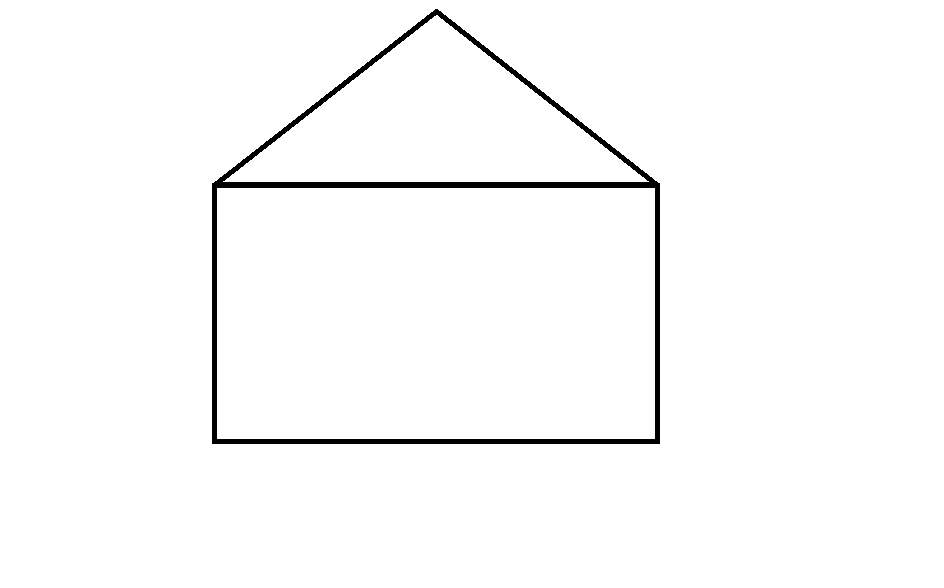
#> input picture LegoBobRoss/pictures/hoouse.png, 944 x 588 px, found by its file name
$ python drawing.py
#> lines starting #> are read from the running program, lines starting #| are printed output that depends on the picture; after the words box and inside, x2 and y2 are one past the last pixel; in counts of white or black regions, pixels touching at a corner belong together
import cv2
import numpy as np

# Read the image
image = cv2.imread('LegoBobRoss\pictures\hoouse.png')
#> image is the input picture: shape (588, 944, 3); 98.2% white; 1 black region, box (x1, y1, x2, y2) and area: (212, 9, 660, 444) 10188

# Convert the image to grayscale
gray = cv2.cvtColor(image, cv2.COLOR_BGR2GRAY)

# Apply edge detection (you can use any edge detection method here)
edges = cv2.Canny(gray, 50, 150)
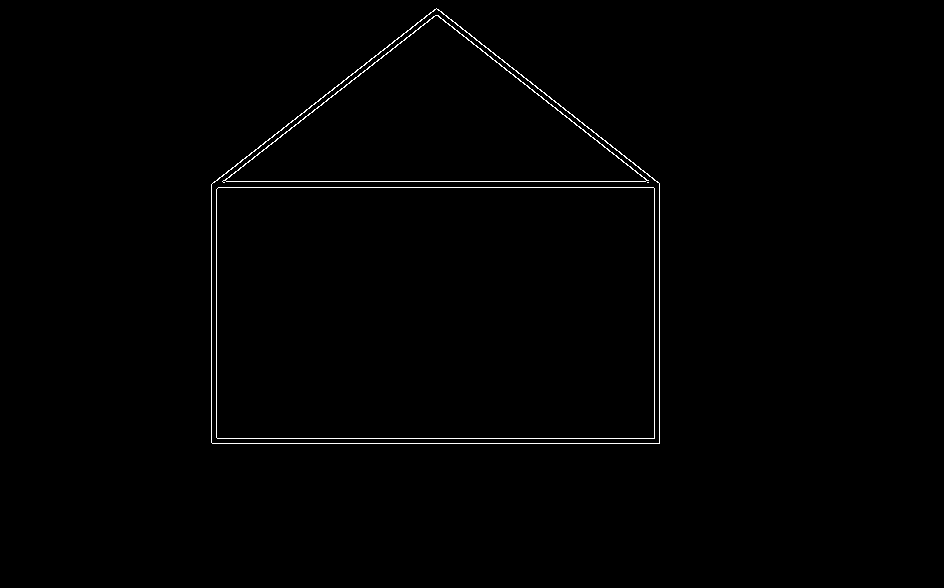
#> edges: shape (588, 944); 0.74% white in thin lines or dots, all inside (x1, y1, x2, y2) = (211, 8, 660, 444)

# Perform Hough line transform
lines = cv2.HoughLinesP(edges, 1, np.pi/180, threshold=40, minLineLength=30, maxLineGap=5)
#> lines = 15 rows, first 6: [212, 443, 659, 443], [211, 438, 659, 438], [218, 187, 659, 187], [222, 181, 645, 181], [211, 442, 211, 184], [216, 437, 216, 189]

# Create a copy of the original image
image_with_lines = np.copy(image)

line_coordinates = []

# Filter similar lines
existing_lines = None
tolerance = 11
filtered_lines = []

# Draw the lines on the image and collect coordinates
for line in lines:
    x1, y1, x2, y2 = line[0]
    #cv2.line(image_with_lines, (x1, y1), (x2, y2), (0, 255, 0), 2)
    line_coordinates.append(((x1, y1, x2, y2)))
#> this loop made 15 passes
#> (x1, y1, x2, y2) on passes 1 to 12: (212, 443, 659, 443), (211, 438, 659, 438), (218, 187, 659, 187), (222, 181, 645, 181), (211, 442, 211, 184), (216, 437, 216, 189), (432, 11, 648, 180), (212, 183, 436, 8), (659, 442, 659, 183), (225, 180, 434, 16), (437, 9, 658, 182), (654, 437, 654, 188)
#> after the loop, line_coordinates = 15 items, first 6: (212, 443, 659, 443), (211, 438, 659, 438), (218, 187, 659, 187), (222, 181, 645, 181), (211, 442, 211, 184), (216, 437, 216, 189)

#Filter overlaping lines
for line in line_coordinates:
    if existing_lines is None:
        existing_lines = [line]
        continue
    for existing_line in existing_lines:
        if abs(line[0] - existing_line[0]) < tolerance and abs(line[1] - existing_line[1]) < tolerance and (line[2] - existing_line[2]) < tolerance and abs(line[3] - existing_line[3]) < tolerance:
            cv2.line(image_with_lines, (line[0], line[1]), (line[2], line[3]), (0, 255, 0), 2)
            filtered_lines.append(line)
            break
    else:
        existing_lines.append(line)
#> this loop made 15 passes
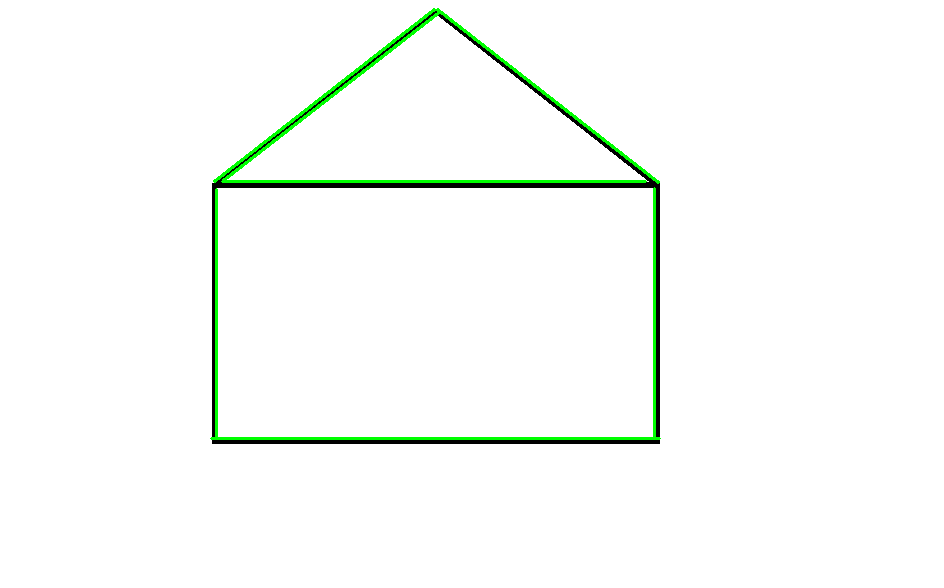
#> image_with_lines: shape (588, 944, 3); 1.23% of pixels changed, all inside (x1, y1, x2, y2) = (210, 8, 661, 440)
#> after the loop, existing_lines = [(212, 443, 659, 443), (218, 187, 659, 187), (211, 442, 211, 184), (432, 11, 648, 180), (212, 183, 436, 8), (659, 442, 659, 183), (225, 180, 434, 16), (487, 55, 647, 180)]; filtered_lines = [(211, 438, 659, 438), (222, 181, 645, 181), (216, 437, 216, 189), (437, 9, 658, 182), (654, 437, 654, 188), (223, 180, 440, 11), (214, 181, 434, 9)]

line_counter = 1  # Initialize line counter

for line in filtered_lines:
    mid_point = ((line[0]+line[2])//2, (line[1]+line[3])//2)  # Calculate midpoint of the line
    cv2.putText(image_with_lines, str(line_counter), mid_point, cv2.FONT_HERSHEY_SIMPLEX, 1, (0,255,0), 2)
    line_counter += 1  # Increment line counter
#> this loop made 7 passes
#> (line, mid_point) on passes 1 to 7: ((211, 438, 659, 438), (435, 438)), ((222, 181, 645, 181), (433, 181)), ((216, 437, 216, 189), (216, 313)), ((437, 9, 658, 182), (547, 95)), ((654, 437, 654, 188), (654, 312)), ((223, 180, 440, 11), (331, 95)), ((214, 181, 434, 9), (324, 95))
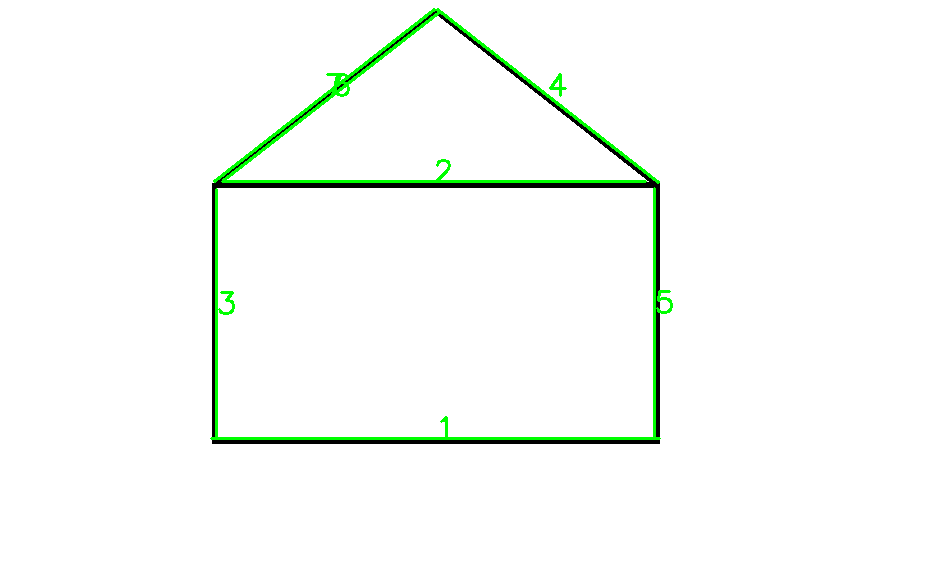
#> image_with_lines: shape (588, 944, 3); 0.15% of pixels changed, all inside (x1, y1, x2, y2) = (218, 73, 673, 437)
#> after the loop, line_counter = 8

# Display the original and the image with lines
#cv2.imshow('Original Image', gray)
cv2.imshow('Image with Lines', image_with_lines)

# Print the filtered lines
print(filtered_lines)
#| [(211, 438, 659, 438), (222, 181, 645, 181), (216, 437, 216, 189), (437, 9, 658, 182), (654, 437, 654, 188), (223, 180, 440, 11), (214, 181, 434, 9)]

cv2.waitKey(0)
cv2.destroyAllWindows()

$ run again, with LegoBobRoss/pictures/line.png copied over LegoBobRoss/pictures/hoouse.png
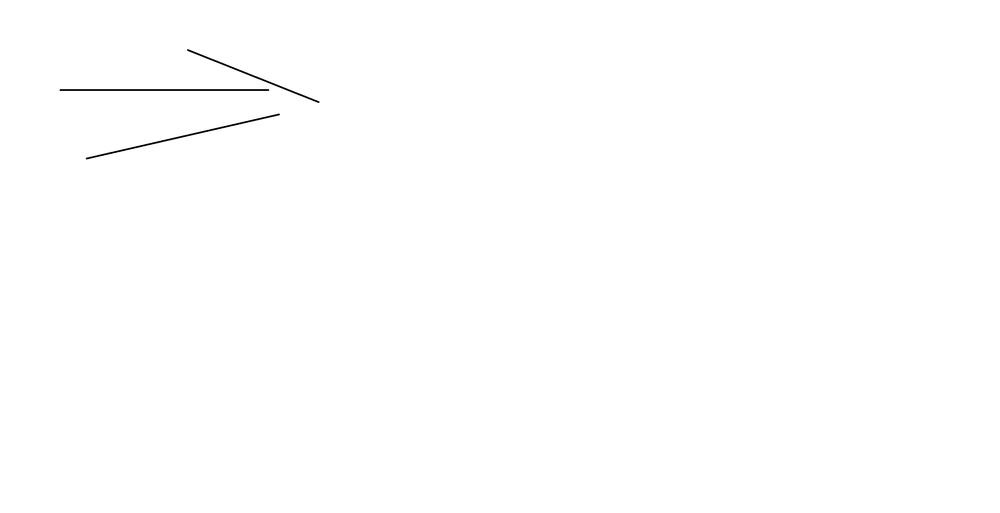
#> input picture LegoBobRoss/pictures/line.png, 1000 x 513 px, shrunk from 2902 x 1490 before the run, found by its file name
#> image is the input picture: shape (513, 1000, 3); min 0, max 255, mean 254.5
#> `edges = cv2.Canny(gray, 50, 150)`:
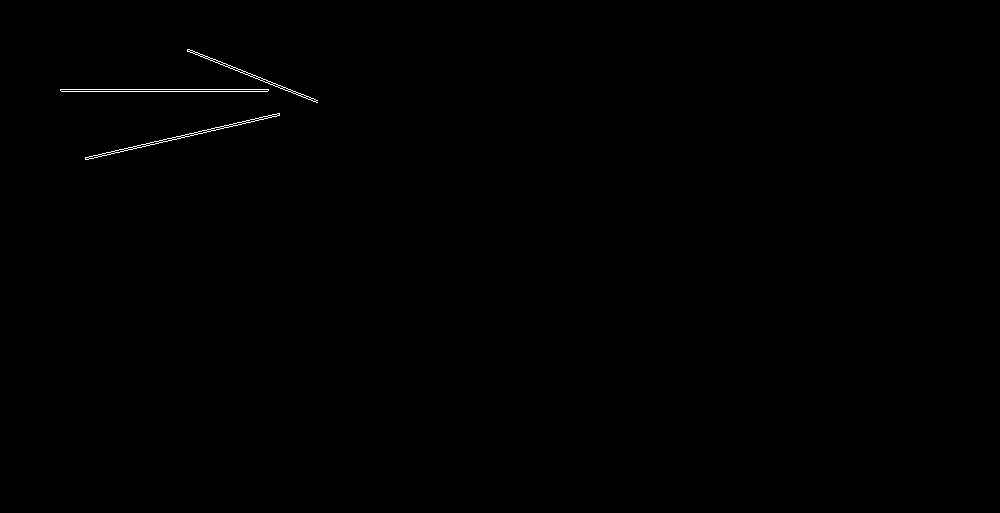
#> edges: shape (513, 1000); 0.21% white in thin lines or dots, all inside (x1, y1, x2, y2) = (60, 49, 318, 160)
#> lines = [[61, 91, 267, 91], [60, 89, 268, 89], [88, 159, 172, 139], [85, 158, 279, 113], [187, 50, 317, 102], [187, 49, 313, 98], [132, 149, 279, 115], [85, 157, 272, 114], [187, 51, 313, 101]]
#> the loop `for line in lines:` made 9 passes
#> after the loop `for line in lines:`: line_coordinates = [(61, 91, 267, 91), (60, 89, 268, 89), (88, 159, 172, 139), (85, 158, 279, 113), (187, 50, 317, 102), (187, 49, 313, 98), (132, 149, 279, 115), (85, 157, 272, 114), (187, 51, 313, 101)]
#> the loop `for line in line_coordinates:` made 9 passes
#> after the loop `for line in line_coordinates:`: existing_lines = [(61, 91, 267, 91), (88, 159, 172, 139), (85, 158, 279, 113), (187, 50, 317, 102), (132, 149, 279, 115)]; filtered_lines = [(60, 89, 268, 89), (187, 49, 313, 98), (85, 157, 272, 114), (187, 51, 313, 101)]
#> the loop `for line in filtered_lines:` made 4 passes
#> (line, mid_point) on passes 1 to 4: ((60, 89, 268, 89), (164, 89)), ((187, 49, 313, 98), (250, 73)), ((85, 157, 272, 114), (178, 135)), ((187, 51, 313, 101), (250, 76))
#> after the loop `for line in filtered_lines:`:
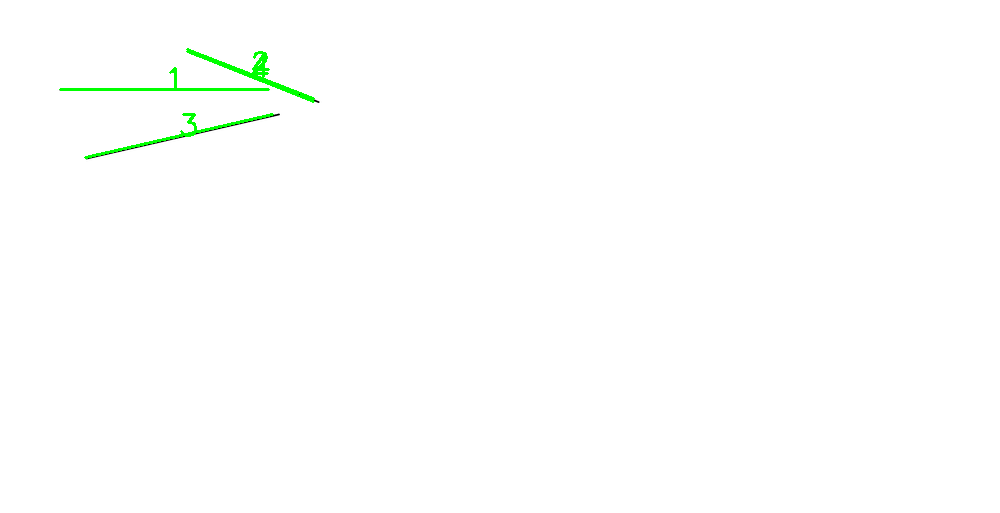
#> image_with_lines: shape (513, 1000, 3); mean B, G, R 253.7, 254.9, 253.7
#> after the loop `for line in filtered_lines:`: line_counter = 5
#| [(60, 89, 268, 89), (187, 49, 313, 98), (85, 157, 272, 114), (187, 51, 313, 101)]
